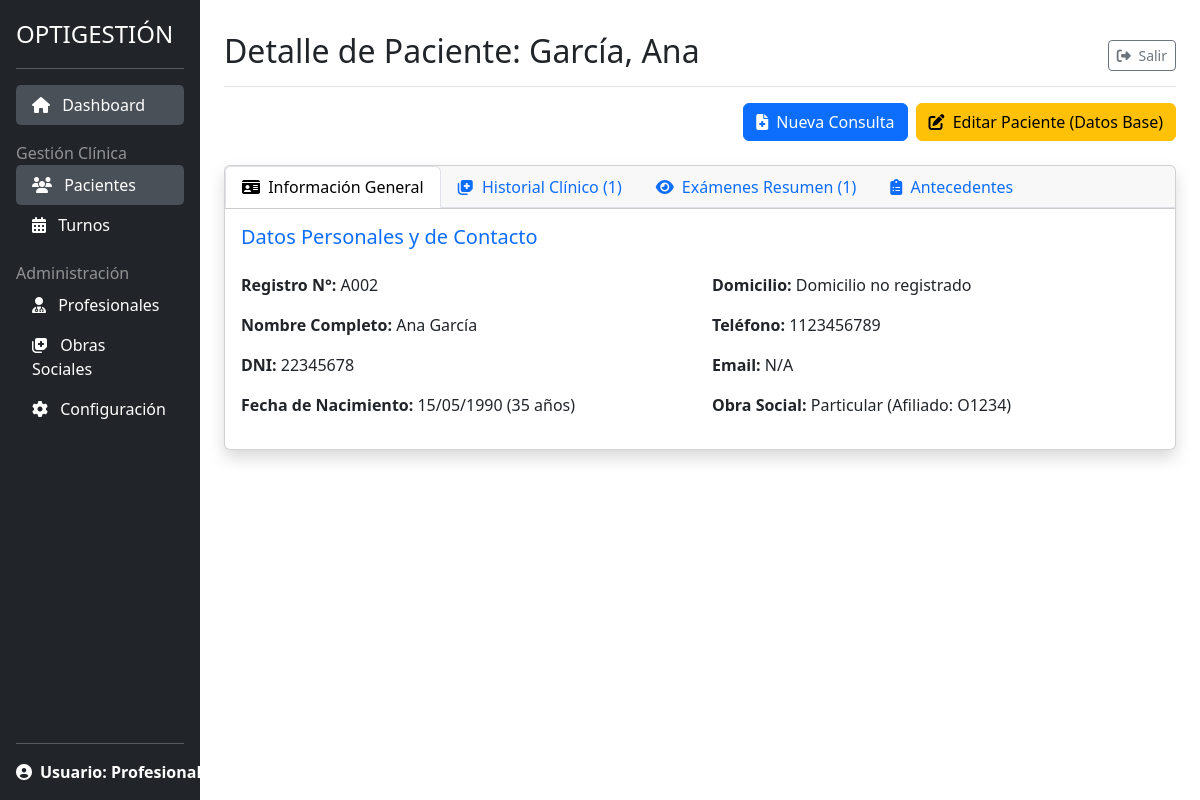
Page /pacientes/2/ (signed in) on the committed database.
### gestion_clinica/models.py (models this page shows, shortened)
class Paciente(models.Model):
    num_registro = models.CharField(
        max_length=6,
        unique=True,
        blank=True,
        null=True,
        editable=False,
        verbose_name='Número de Registro'
    )
    nombre = models.CharField(max_length=100)
    apellido = models.CharField(max_length=100)
    dni = models.CharField(max_length=20, unique=True)
    fecha_nacimiento = models.DateField()
    GENERO_CHOICES = [('M', 'Masculino'), ('F', 'Femenino'), ('O', 'Otro')]
    genero = models.CharField(max_length=1, choices=GENERO_CHOICES)
    telefono = models.CharField(max_length=50)
    domicilio = models.CharField(max_length=255, verbose_name='Domicilio')
    obra_social = models.ForeignKey(
        ObraSocial, on_delete=models.SET_NULL, null=True, blank=True)
    num_afiliado = models.CharField(max_length=50, blank=True, null=True)
    antecedentes_sistemicos = models.TextField(
        blank=True, verbose_name="Antecedentes Sistémicos")
    antecedentes_oftalmologicos = models.TextField(
        blank=True, verbose_name="Antecedentes Oftalmológicos")
    @property
    def edad(self):
        if self.fecha_nacimiento:
            hoy = date.today()
            edad_calculada = hoy.year - self.fecha_nacimiento.year
            if (hoy.month, hoy.day) < (self.fecha_nacimiento.month, self.fecha_nacimiento.day):
                edad_calculada -= 1
            return edad_calculada
        return None
    class Meta:
        ordering = ['apellido', 'nombre']

class ObraSocial(models.Model):
    nombre = models.CharField(max_length=150, unique=True)
    siglas = models.CharField(max_length=20, blank=True, null=True)
    def __str__(self):
        return self.nombre
    class Meta:
        verbose_name = "Obra Social"
        verbose_name_plural = "Obras Sociales"
        ordering = ['nombre']

### gestion_clinica/views.py (the view)
# urls.py: path('<int:pk>/', views.PacienteDetailView.as_view(),
class PacienteDetailView(LoginRequiredMixin, DetailView):
    model = Paciente
    template_name = 'gestion_clinica/paciente_detail.html'
    context_object_name = 'paciente'
    def get_context_data(self, **kwargs):
        context = super().get_context_data(**kwargs)
        context['historias'] = HistoriaClinica.objects.filter(
            paciente=self.object
        ).order_by('-fecha')
        context['examenes_oftalmologicos_todos'] = ExamenOftalmologico.objects.filter(
            historia_clinica__paciente=self.object
        ).order_by('-historia_clinica__fecha')
        context['examenes_oftalmologicos_activos'] = context['examenes_oftalmologicos_todos']
        return context

### gestion_clinica/models.py (called while the page is built)
    def __str__(self):
        return f'{self.apellido}, {self.nombre} ({self.matricula})'

### gestion_clinica/templates/gestion_clinica/paciente_detail.html (shortened to what this page needs)
{% extends "gestion_clinica/base.html" %}
{% block title_heading %}Detalle de Paciente: {{ paciente.apellido }}, {{ paciente.nombre }}{% endblock title_heading %}
{% block content %}
<div class="d-flex justify-content-end align-items-center mb-4">
    <a href="{% url 'gestion_clinica:crear_historia_clinica' paciente_pk=paciente.pk %}" class="btn btn-primary me-2" title="Crea una nueva Historia Clínica y Examen Oftalmológico inmutable.">
        <i class="fas fa-file-medical me-1"></i> Nueva Consulta
    </a>
    <a href="{% url 'gestion_clinica:editar_paciente' pk=paciente.pk %}" class="btn btn-warning">
        <i class="fas fa-edit me-1"></i> Editar Paciente (Datos Base)
    </a>
</div>
<div class="card shadow">
    <div class="card-header p-0">
        <ul class="nav nav-tabs" id="pacienteTabs" role="tablist">
            <li class="nav-item" role="presentation">
                <button class="nav-link active" id="general-tab" data-bs-toggle="tab" data-bs-target="#general" type="button" role="tab" aria-controls="general" aria-selected="true">
                    <i class="fas fa-id-card me-1"></i> Información General
                </button>
            </li>
            <li class="nav-item" role="presentation">
                <button class="nav-link" id="historial-tab" data-bs-toggle="tab" data-bs-target="#historial" type="button" role="tab" aria-controls="historial" aria-selected="false">
                    <i class="fas fa-notes-medical me-1"></i> Historial Clínico ({{ historias|length }})
                </button>
            </li>
            <li class="nav-item" role="presentation">
                <button class="nav-link" id="examenes-tab" data-bs-toggle="tab" data-bs-target="#examenes-resumen" type="button" role="tab" aria-controls="examenes-resumen" aria-selected="false">
                    <i class="fas fa-eye me-1"></i> Exámenes Resumen ({% if examenes_oftalmologicos_todos %}{{ examenes_oftalmologicos_todos|length }}{% else %}0{% endif %})
                </button>
            </li>
            <li class="nav-item" role="presentation">
                <button class="nav-link" id="antecedentes-tab" data-bs-toggle="tab" data-bs-target="#antecedentes" type="button" role="tab" aria-controls="antecedentes" aria-selected="false">
                    <i class="fas fa-clipboard-list me-1"></i> Antecedentes
                </button>
            </li>
        </ul>
    </div>
    <div class="card-body">
        <div class="tab-content" id="pacienteTabsContent">
            <div class="tab-pane fade show active" id="general" role="tabpanel" aria-labelledby="general-tab">
                <h5 class="mb-4 text-primary">Datos Personales y de Contacto</h5>
                <div class="row">
                    <div class="col-md-6">
                        <p><strong>Registro N°:</strong> {{ paciente.num_registro }}</p>
                        <p><strong>Nombre Completo:</strong> {{ paciente.nombre }} {{ paciente.apellido }}</p>
                        <p><strong>DNI:</strong> {{ paciente.dni }}</p>
                        <p><strong>Fecha de Nacimiento:</strong> {{ paciente.fecha_nacimiento|date:"d/m/Y" }} ({{ paciente.edad }} años)</p>
                    </div>
                    <div class="col-md-6">
                        <p><strong>Domicilio:</strong> {{ paciente.domicilio|default:"N/A" }}</p>
                        <p><strong>Teléfono:</strong> {{ paciente.telefono|default:"N/A" }}</p>
                        <p><strong>Email:</strong> {{ paciente.email|default:"N/A" }}</p>
                        <p><strong>Obra Social:</strong> {{ paciente.obra_social|default:"N/A" }} (Afiliado: {{ paciente.num_afiliado|default:"N/A" }})</p>
                    </div>
                </div>
            </div>
        </div>
    </div>
</div>
{% endblock content %}

### static/css/styles.css (style rules this page uses)
html, body { height: 100%; }

### rows in the picture
Paciente: apellido "García", nombre "Ana", num_registro "A002", dni "22345678", fecha_nacimiento "15/05/1990", edad "35", domicilio "Domicilio no registrado", telefono "1123456789", obra_social "Particular", num_afiliado "O1234"

### other values in the picture
{{ historias|length }} "1"
{{ examenes_oftalmologicos_todos|length }} "1"
{{ paciente.email|default:"N/A" }} "N/A"
